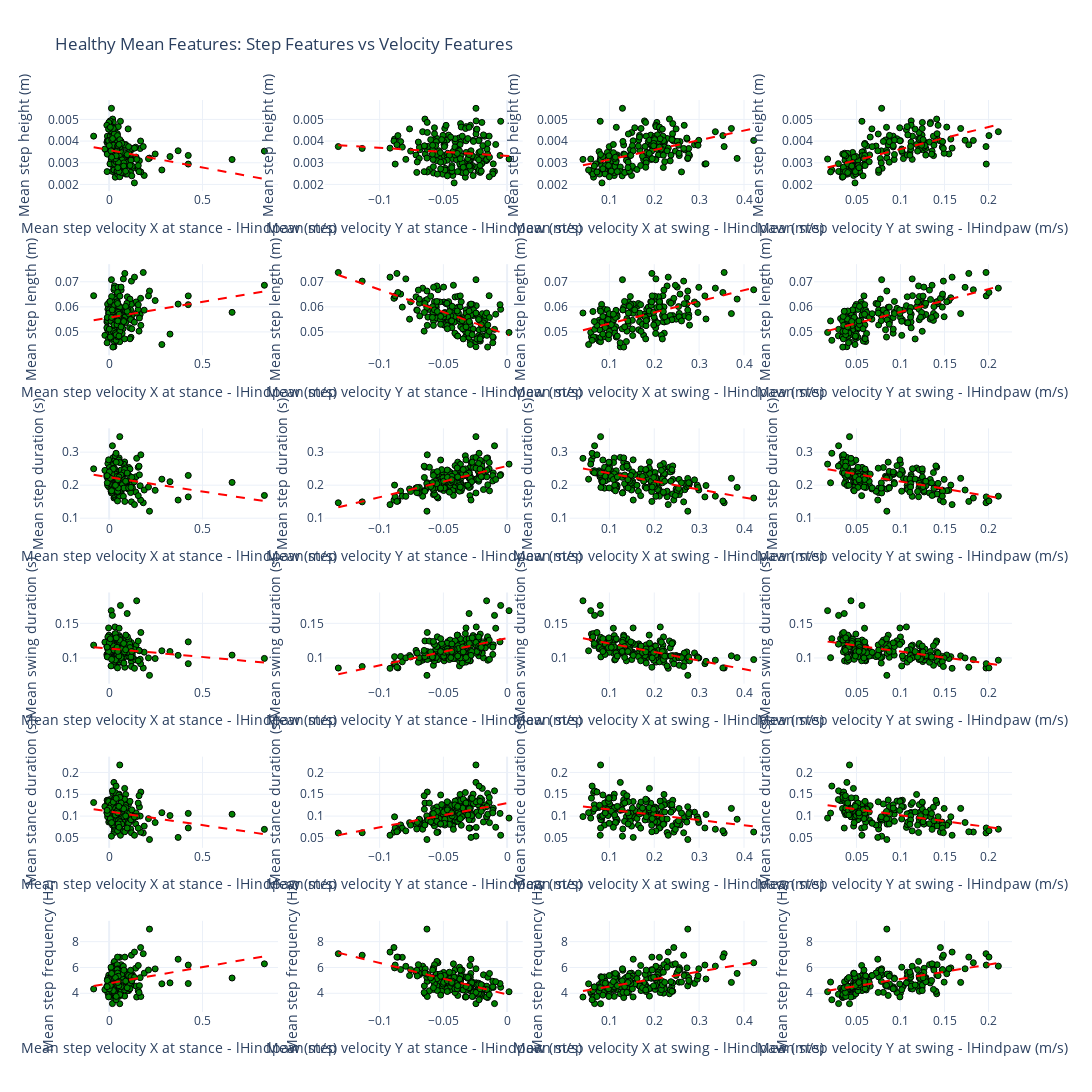

Source (notebook cell):
### Code cell
## Plot features against velocity
from plotly.subplots import make_subplots

# Prepare subplots: rows = len(features_to_check), cols = len(features_to_check_against)
fig = make_subplots(
    rows=len(features_to_check), 
    cols=len(features_to_check_against),
    # subplot_titles=[
    #     f"{y} vs {x}" for y in features_to_check for x in features_to_check_against
    # ],
    horizontal_spacing=0.05,
    vertical_spacing=0.08,
    print_grid=False
)

for i, y_feat in enumerate(features_to_check):
    for j, x_feat in enumerate(features_to_check_against):
        if x_feat in healthy_mean_features.columns and y_feat in healthy_mean_features.columns:
            fig.add_trace(
                go.Scatter(
                    x=healthy_mean_features[x_feat],
                    y=healthy_mean_features[y_feat],
                    mode='markers',
                    marker=dict(size=SCATTER_SIZE, color='green', opacity=1, line=dict(width=SCATTER_LINE_WIDTH, color='black')),
                    name=f"{y_feat} vs {x_feat}",
                    showlegend=False
                ),
                row=i+1, col=j+1
            )
            # Linear regression for healthy group
            x = healthy_mean_features[x_feat].values
            y = healthy_mean_features[y_feat].values
            if len(x) > 1 and len(y) > 1:
                # Remove NaNs
                mask = ~np.isnan(x) & ~np.isnan(y)
                if mask.sum() > 1:
                    x_clean = x[mask]
                    y_clean = y[mask]
                    # Fit linear regression
                    coef = np.polyfit(x_clean, y_clean, 1)
                    x_line = np.linspace(x_clean.min(), x_clean.max(), 100)
                    y_line = np.polyval(coef, x_line)
                    fig.add_trace(
                        go.Scatter(
                            x=x_line,
                            y=y_line,
                            mode='lines',
                            line=dict(color='red', width=2, dash='dash'),
                            showlegend=False
                        ),
                        row=i+1, col=j+1
                    )
                    if j + 1 == 3:
                        m = coef[0] * 100 if i + 1 != 6 else coef[0]
                        print(f"Healthy linear regression for {y_feat} vs {x_feat}: y = {m:.2f}x + {coef[1]:.2f}")
        #     fig.add_trace(
        #         go.Scatter(
        #             x=sick_mean_features[x_feat],
        #             y=sick_mean_features[y_feat],
        #             mode='markers',
        #             marker=dict(size=SCATTER_SIZE, color='yellow', opacity=1, line=dict(width=SCATTER_LINE_WIDTH, color='black')),
        #             name=f"{y_feat} vs {x_feat}",
        #             showlegend=False
        #         ),
        #         row=i+1, col=j+1
        #     )
        #     # Linear regression for healthy group
        #     x = sick_mean_features[x_feat].values
        #     y = sick_mean_features[y_feat].values
        #     if len(x) > 1 and len(y) > 1:
        #         # Remove NaNs
        #         mask = ~np.isnan(x) & ~np.isnan(y)
        #         if mask.sum() > 1:
        #             x_clean = x[mask]
        #             y_clean = y[mask]
        #             # Fit linear regression
        #             coef = np.polyfit(x_clean, y_clean, 1)
        #             x_line = np.linspace(x_clean.min(), x_clean.max(), 100)
        #             y_line = np.polyval(coef, x_line)
        #             fig.add_trace(
        #                 go.Scatter(
        #                     x=x_line,
        #                     y=y_line,
        #                     mode='lines',
        #                     line=dict(color='blue', width=2, dash='dash'),
        #                     showlegend=False
        #                 ),
        #                 row=i+1, col=j+1
        #             )
        #             if j + 1 == 3:
        #                 print(f"Sick linear regression for {y_feat} vs {x_feat}: y = {coef[0]:.2f}x + {coef[1]:.2f}")
        fig.update_xaxes(title_text=x_feat, row=i+1, col=j+1)
        fig.update_yaxes(title_text=y_feat, row=i+1, col=j+1)

fig.update_layout(
    height=300*len(features_to_check), 
    width=350*len(features_to_check_against),
    title_text="Healthy Mean Features: Step Features vs Velocity Features",
    template="plotly_white"
)
print(f"Number of mice: {len(healthy_mean_features['Mouse'].unique())}")
fig.show()
# fig.write_image(os.path.join(os.path.join(FIGURES_DIR, 'Validation'), 'Healthy_Mean_Features_Step_vs_Velocity.svg'), format='svg')
